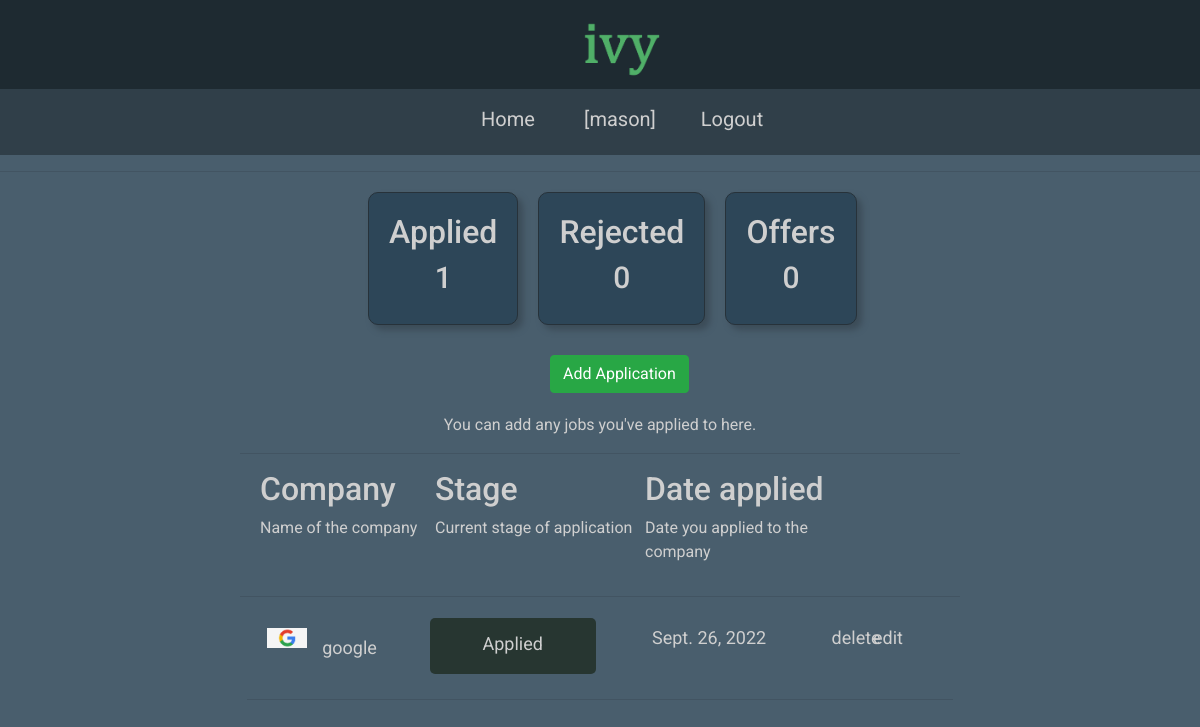
Page / (signed in) on the earlier database version.
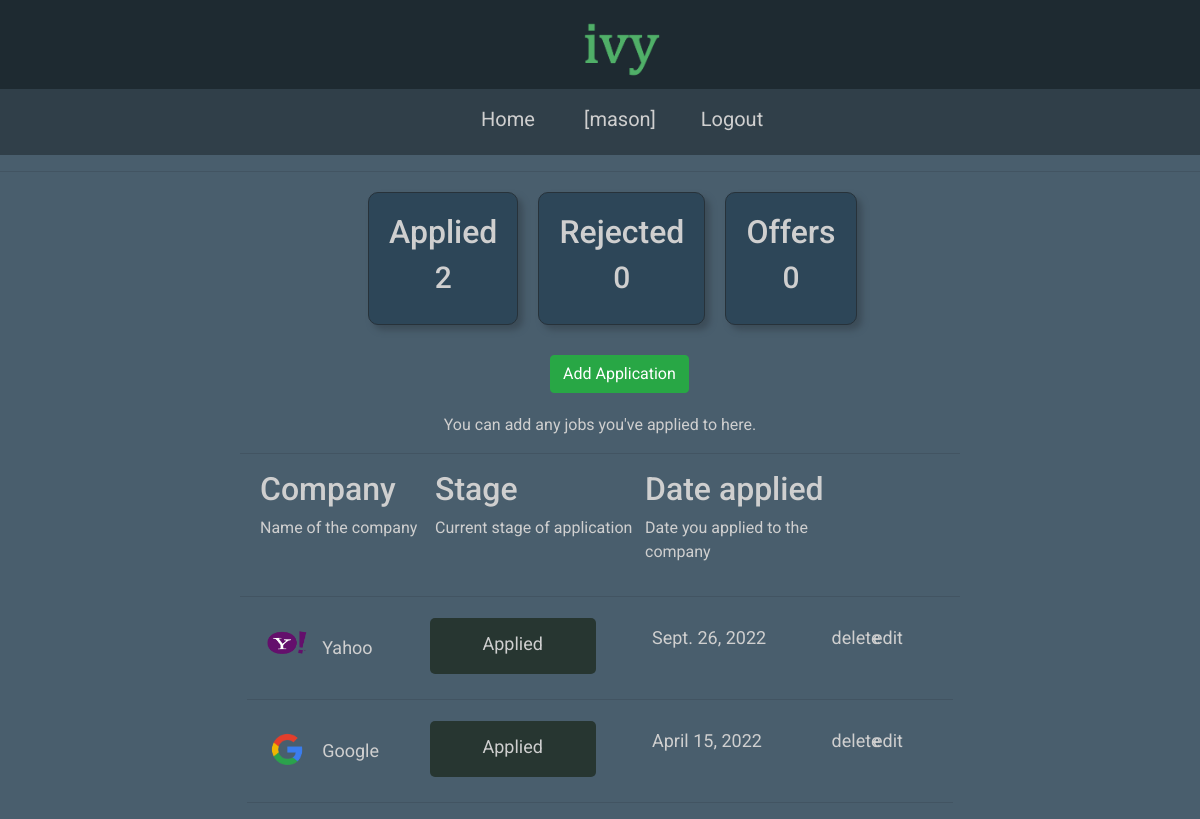
Same page on the later database version.
### jobs/models.py (models this page shows, shortened)
class JobApplication(models.Model):
    user = models.ForeignKey(settings.AUTH_USER_MODEL,related_name='jobs_applied',on_delete=models.CASCADE)
    company = models.ForeignKey(Company, on_delete = models.CASCADE)
    stage = models.CharField(max_length=19, choices=INTERVIEW_STAGE)
    date_applied = models.DateField(default=timezone.now)

class Company(models.Model):
    name = models.CharField(max_length=200)
    logo = models.ImageField(upload_to='images/%Y/%m/%d/')
    url = models.CharField(max_length=300)

### jobs/views.py (the view)
# urls.py: path('',views.homepage, name='homepage'),
@login_required
def homepage(request):
    total_applications = JobApplication.objects.filter(user = request.user)
    num_applications = total_applications.count()
    total_rejected = JobApplication.objects.filter(user=request.user,stage='Rejected').count()
    total_offers = JobApplication.objects.filter(user=request.user,stage='Offer Given').count()
    context = {
        'numApplications' : num_applications,
        'applications' : total_applications,
        'numRejected' : total_rejected,
        'numOffers' : total_offers,
    }
    return render(request,'home/homepage.html', context)

### jobs/templates/home/homepage.html (shortened to what this page needs)
{% extends "account/base.html" %}
{% block content %}
<div class="counter-container">
    <div class="counter-item">
        <h2>Applied</h2>
        <h1>{{ numApplications }}</h1>
    </div>
    <div class="counter-item">
        <h2>Rejected</h2>
        <h1>{{ numRejected }}</h1>
    </div>
    <div class="counter-item">
        <h2>Offers</h2>
        <h1>{{ numOffers }}</h1>
    </div>
</div>
<div class="add-application-section">
    <a href="{% url 'jobs:add' %}">
        <button type="button" class="btn btn-success">Add Application</button>
    </a>
</div>
<p style="text-align: center;">You can add any jobs you've applied to here.</p>
<hr class="solid">
<div class="companies-banner-container">
    <div>
        <h2>Company</h2>
        <p>Name of the company</p>
    </div>
    <div>
        <h2>Stage</h2>
        <p>Current stage of application</p>
    </div>
    <div>
        <h2>Date applied</h2>
        <p>Date you applied to the company</p>
    </div>
    <div>
    </div>
    <div>
    </div>
</div>
<hr class="solid">
{% if applications %}
    <div class="application-container">
        {% for application in applications %}
            <div class="application-item">
                <div class="application-item-company-container">
                    <image class="application-item-company-container-image"
                    width=40px src=" {{ application.company.logo.url }}"></image>
                    <a href="{% url 'jobs:company-detail' application.company.pk %}" class="application-item-company-container-name">
                        <p>{{application.company.name}}</p>
                    </a>
                </div>
                <div class="application-item-part-container">
                    {% if application.stage == 'Applied' %}
                        <div class="application-ipt-applied">
                            <p>{{application.stage}}</p>
                        </div>
                    {% elif application.stage == 'Rejected' %}
                        <div class="application-ipt-rejected">
                            <p>{{application.stage}}</p>
                        </div>
                    {% elif application.stage == 'Online Assessment' %}
                        <div class="application-ipt-oa">
                            <p>{{application.stage}}</p>
                        </div>
                    {% elif application.stage == '1st Round Interview' %}
                        <div class="application-ipt-1st">
                            <p>{{application.stage}}</p>
                        </div>
                    {% elif application.stage == '2nd Round Interview' %}
                        <div class="application-ipt-2nd">
                            <p>{{application.stage}}</p>
                        </div>
                    {% elif application.stage == '4th Round Interview' %}
                        <div class="application-ipt-4th">
                            <p>{{application.stage}}</p>
                        </div>
                    {% elif application.stage == 'Given Offer' %}
                        <div class="application-ipt-offer">
                            <p>{{application.stage}}</p>
                        </div>
                    {% else %}
                        <div class="application-ipt-3rd">
                            <p>{{application.stage}}</p>
                        </div>
                    {% endif %}
                </div>
                <div class="application-item-part-container">
                    <div class="application-item-company-container-name">
                        <p>{{application.date_applied}}</p>
                    </div>
                </div>
                <div class="application-item-part-container">
                    <a href="{% url 'jobs:job-application-delete' application.pk %}" class="application-item-company-container-name">
                        <p>delete</p>
                    </a>
                </div>
                <div class="application-item-part-container">
                    <a href="{% url 'jobs:job-application-update' application.pk %}" class="application-item-company-container-name">
                        <p>edit</p>
                    </a>
                </div>
            </div>
            <hr class="solid">
        {% endfor %}
    </div>
{% else %}
    <p>You haven't added any applications yet.</p>
{% endif %}
{% endblock %}

### account/templates/account/base.html (shortened to what this page needs)
{% load static %}
<!DOCTYPE html>
<html lang="en">
<head>
    <link rel="stylesheet" href="https://cdn.jsdelivr.net/npm/bootstrap@4.0.0/dist/css/bootstrap.min.css">
    <link href="{% static 'css/base.css' %}" rel="stylesheet">
    <link href="https://cdn.jsdelivr.net/npm/select2@4.1.0-rc.0/dist/css/select2.min.css" rel="stylesheet" />
</head>
    <div class="top-container">
        <div class="logo-container">
            <image src="{% static 'logo.png' %}" class="logo-img"></image>
        </div>
    </div>
<body>
    <div id="header">
            <nav class="main-nav">
                {% if request.user.is_authenticated %}
                    <ul class="nav-menu">
                        <a href="{% url 'jobs:homepage' %}">
                            <li class="nav-menu-item">Home</li>
                        </a>
                        <a href="{% url 'profile' %}">
                            <li class="nav-menu-item">[{{request.user.first_name|default:request.user.username }}]</li>
                        </a>
                {% endif %}
                {% if request.user.is_authenticated %}
                        <a href="{% url 'logout' %}">
                            <li class="nav-menu-item">Logout</li>
                        </a>
                    </ul>
                {% endif %}
            </nav>
    </div>
    <hr class="solid">
    <div id="main-content">
        {% block content %}
        {% endblock %}
    </div>
</body>
</html>

### account/static/css/base.css (style rules this page uses)
* { text-decoration: none; color: rgb(207, 207, 207); font-family: 'Changa', sans-serif; font-family: 'Roboto', sans-serif; }
body { background-color: rgb(73, 94, 109); }
#header { height: 10%; background-color: rgb(48, 63, 73); }
.top-container { background-color: rgb(30, 42, 49); }
.logo-container { margin: 0 auto; padding-top: 20px; padding-bottom: 10px; width: 50px; }
.logo-img { width: 90px; }
.main-nav { background-color: rgb(48, 63, 73); padding: 10px; margin: 0 auto; width: 50%; display: flex; justify-content: space-between; align-items: center; }
.nav-menu { text-decoration: none; margin: 0 auto; display: flex; list-style: none; }
.nav-menu a { text-decoration: none; color: black; }
.nav-menu-item { text-align: center; text-decoration: none; font-size: 20px; padding-top: 5px; padding-bottom: 5px; margin-left: 1rem; margin-right: 1rem; width: 80px; border-bottom: 6px solid transparent; }
#main-content { width: 60%; margin: 0 auto; }
.counter-container { width: 70%; margin: 0 auto; margin-top: 20px; display: grid; grid-template-columns: 1fr 1fr 1fr; }
.counter-item { margin-left: 20px; border-radius: 10px; border-style: solid; border-width: 1px; border-color: rgb(39, 50, 58); background-color: rgb(45, 70, 88); box-shadow: 5px 5px 6px rgb(60, 76, 88); text-align: center; padding: 20px; }
.counter-item h1 { font-size: 30px; }
.companies-banner-container { display: grid; grid-template-columns: 25% 30% 26% 10% 7%; padding-left: 20px; }
.application-container { width: 98%; margin: 0 auto; }
.add-application-section { margin: 0 auto; margin-top: 30px; margin-bottom: 20px; width: 100px; }
.application-item { font-size: 18px; height: 70px; display: grid; grid-template-columns: 25% 30% 26% 6% 6%; padding-top: 5px; padding-left: 10px; padding-right: 5px; }
.application-item-company-container { padding: 10px; }
.application-ipt-applied { width: 80%; background-color:rgb(39, 54, 49); border-radius: 5px; text-align: center; padding-top: 12px; padding-bottom: 1px; }
.application-item-company-container-image { float: left; }
.application-item-company-container-name { float: left; padding-top: 6px; padding-left: 15px; }

Differences in the rows shown:
removed JobApplication: company.logo (picture), company.name "google", stage "Applied", date_applied "Sept. 26, 2022"
added JobApplication: company.logo (picture), company.name "Yahoo", stage "Applied", date_applied "Sept. 26, 2022"
added JobApplication: company.logo (picture), company.name "Google", stage "Applied", date_applied "April 15, 2022"
Other differences:
{{ numApplications }}: "1" → "2"
